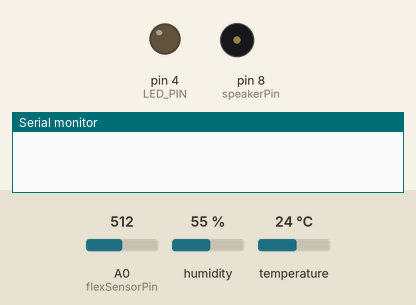
A sketch run on a simulated Arduino Uno, built with avr-gcc and run on an emulated ATmega328P. On the bench: output pins drawn as LEDs (lit = HIGH), buzzer (waves = sounding), the last lines printed to the serial monitor. The test bench sets the inputs (shaded band); at power-on: A0 (flexSensorPin) = 512, humidity 55 %, temperature 24 °C.

Above: at 1.2 s.
1.3 s: A0 (flexSensorPin) set to 6
3.5 s: A0 (flexSensorPin) set to 3
At 4.4 s:
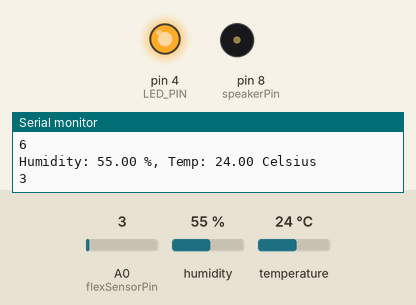
5.0 s: humidity set to 88 %
At 7.1 s:
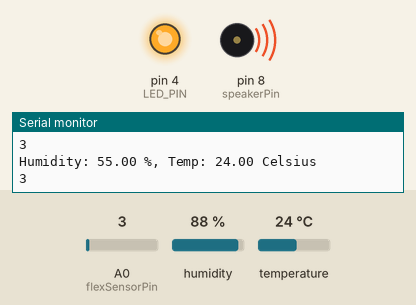
7.5 s: humidity set to 22 %
At 9.4 s:
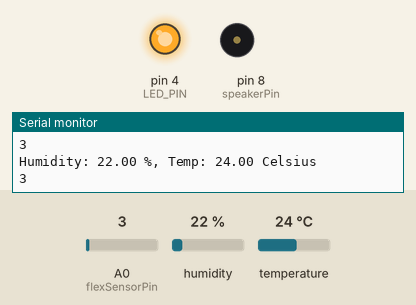
Timing chart, 0 to 10.5 s (numbered marks = the images above; inputs shaded):
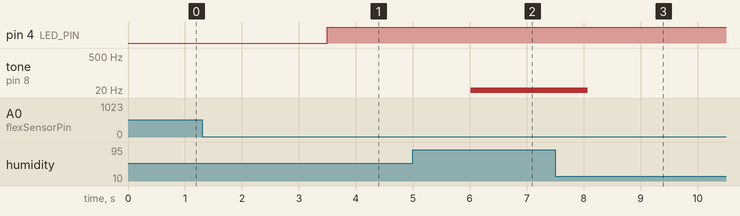

The sketch:

Tarefa_03.ino
```cpp
/*
Curso Mestrado em Redes de Computadores - Disciplina Software Embarcado (Prof. Francisco Sant'Anna)

Tarefa 03
  - Sensores e Atuadores (Conv. ou Comp. Analógico)
*/

#include <DHT.h>;                     //biblioteca do sensor DHT

#define LED_PIN 4                     //define led no pino 4

#define DHTPIN 2                      //define sensor DHT no pino 2
#define DHTTYPE DHT22                 // DHT 22  (AM2302)
DHT dht(DHTPIN, DHTTYPE);             // Initialize DHT sensor for normal 16mhz Arduino

int speakerPin = 8;                   //define speaker no pino 8
int flexSensorPin = A0;               //define flexSensor no pino analógico A0
float hum;                            //Stores humidity value
float temp;                           //Stores temperature value

unsigned long previousMillis = 0;
const long interval = 2000;

void setup()
{
  //inicializa pino 4 como saida e coloca estado do led apagado
  DDRD |= (1 << 4);                    //pinMode(LED_PIN, OUTPUT);
  PORTD &= ~(1 << 4);                  //digitalWrite(LED_PIN, LOW);

  dht.begin();
  Serial.begin(9600);

  //Parâmetros do flexsensor em porta serial
  ADMUX   = 0;                          // usa o canal 0
  ADMUX  |= (1 << REFS0);               // usa Vcc como referencia
  ADCSRA |= (1 << ADEN);                // habilita o ADC
}

void loop()
{
  //Parâmetros do flexsensor em porta serial
  //lê estado do sensor flex e armazena na variável
  //int flexSensorReading = analogRead(flexSensorPin);
  ADCSRA |= (1 << ADSC);                // inicia a conversao
  while(ADCSRA & (1 << ADSC));          // espera a conversao
  int v = ADCL;                         // tem que ser lido antes do ADCH
  v = (ADCH << 8) + v;                  // valor de 2 bytes

  //O sensor varia de 10 a 1 mais ou menos, ao flexionar até o valor chegar a 4 acende o led
  if(v<=4){                             //if(flexSensorReading<=4){
    PORTD |= 1 << 4;                    //digitalWrite(LED_PIN, HIGH);
  }else{
    PORTD &= ~(1 << 4);                 //digitalWrite(LED_PIN, LOW);
  }

  //Lê dados do sensor e armazena nas variáveis de humidade e temperatura
  hum = dht.readHumidity();
  temp= dht.readTemperature();

  //Emite som na frequência de 1000 Hertz (ciclos por segundo) por 500ms
  //enquanto humidade estiver acima de 95% e temperatura acima de 30 graus
  while(hum >= 80 || temp >= 30){
    hum = dht.readHumidity();
    temp= dht.readTemperature();
    tone(speakerPin, 10, 50);
  }

  //Mostra valores medidos pelo sensor de umidade, temperatura e do flex sensor
    unsigned long currentMillis = millis();
    if (currentMillis - previousMillis >= interval){
      previousMillis = currentMillis;
      Serial.print("Humidity: ");
      Serial.print(hum);
      Serial.print(" %, Temp: ");
      Serial.print(temp);
      Serial.println(" Celsius");
      Serial.println(v);                  //Serial.println(flexSensorReading);
    }
}
```

Measured:
- the behaviour switches between 5 and 4 on A0 (flexSensorPin) (found by bisection; images 0 and 1)
- after the input at 3.5 s, pin 4 (LED_PIN): LOW → HIGH at once
- after the input at 5.0 s, tone on pin 8 (speakerPin): silent → 10 Hz after 1.0 s
- after the input at 7.5 s, tone on pin 8 (speakerPin): 10 Hz → silent after 0.58 s
